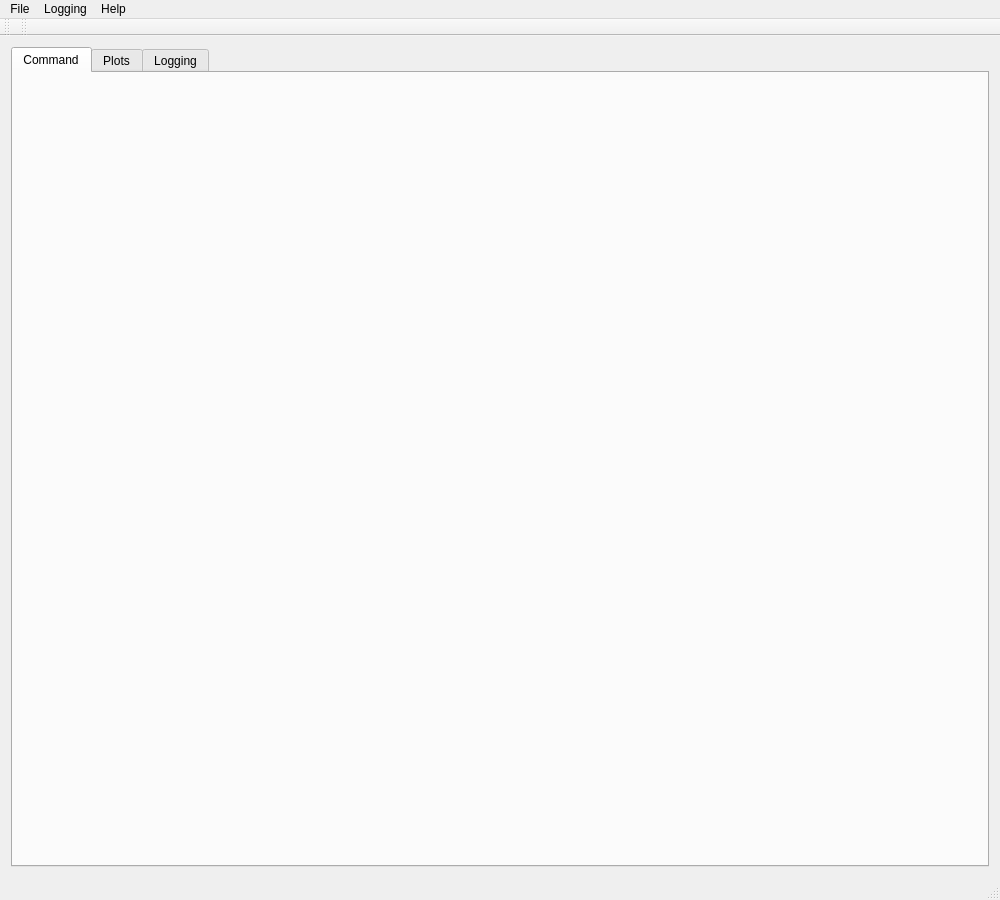
<?xml version="1.0" encoding="UTF-8"?>
<ui version="4.0">
 <class>MainWindow</class>
 <widget class="QMainWindow" name="MainWindow">
  <property name="geometry">
   <rect>
    <x>0</x>
    <y>0</y>
    <width>1000</width>
    <height>900</height>
   </rect>
  </property>
  <property name="windowTitle">
   <string>VideoRay Control</string>
  </property>
  <widget class="QWidget" name="centralWidget">
   <layout class="QGridLayout" name="gridLayout">
    <item row="0" column="0">
     <layout class="QVBoxLayout" name="verticalLayout">
      <item>
       <widget class="QTabWidget" name="main_tab">
        <property name="currentIndex">
         <number>0</number>
        </property>
        <widget class="QWidget" name="tab">
         <attribute name="title">
          <string>Command</string>
         </attribute>
        </widget>
        <widget class="QWidget" name="tab_2">
         <attribute name="title">
          <string>Plots</string>
         </attribute>
        </widget>
        <widget class="QWidget" name="tab_3">
         <attribute name="title">
          <string>Logging</string>
         </attribute>
        </widget>
       </widget>
      </item>
     </layout>
    </item>
   </layout>
  </widget>
  <widget class="QMenuBar" name="menuBar">
   <property name="geometry">
    <rect>
     <x>0</x>
     <y>0</y>
     <width>1000</width>
     <height>20</height>
    </rect>
   </property>
   <widget class="QMenu" name="menuAbout">
    <property name="title">
     <string>Help</string>
    </property>
    <addaction name="actionAbout"/>
   </widget>
   <widget class="QMenu" name="menuFile">
    <property name="title">
     <string>File</string>
    </property>
   </widget>
   <widget class="QMenu" name="menuLogging">
    <property name="title">
     <string>Logging</string>
    </property>
    <addaction name="actionStart"/>
    <addaction name="actionStop"/>
   </widget>
   <addaction name="menuFile"/>
   <addaction name="menuLogging"/>
   <addaction name="menuAbout"/>
  </widget>
  <widget class="QToolBar" name="mainToolBar">
   <attribute name="toolBarArea">
    <enum>TopToolBarArea</enum>
   </attribute>
   <attribute name="toolBarBreak">
    <bool>false</bool>
   </attribute>
  </widget>
  <widget class="QStatusBar" name="statusBar"/>
  <widget class="QToolBar" name="toolBar">
   <property name="windowTitle">
    <string>toolBar</string>
   </property>
   <attribute name="toolBarArea">
    <enum>TopToolBarArea</enum>
   </attribute>
   <attribute name="toolBarBreak">
    <bool>false</bool>
   </attribute>
  </widget>
  <action name="actionAbout">
   <property name="text">
    <string>About</string>
   </property>
  </action>
  <action name="actionStart">
   <property name="text">
    <string>Start</string>
   </property>
  </action>
  <action name="actionStop">
   <property name="text">
    <string>Stop</string>
   </property>
  </action>
 </widget>
 <layoutdefault spacing="6" margin="11"/>
 <resources/>
 <connections/>
</ui>
